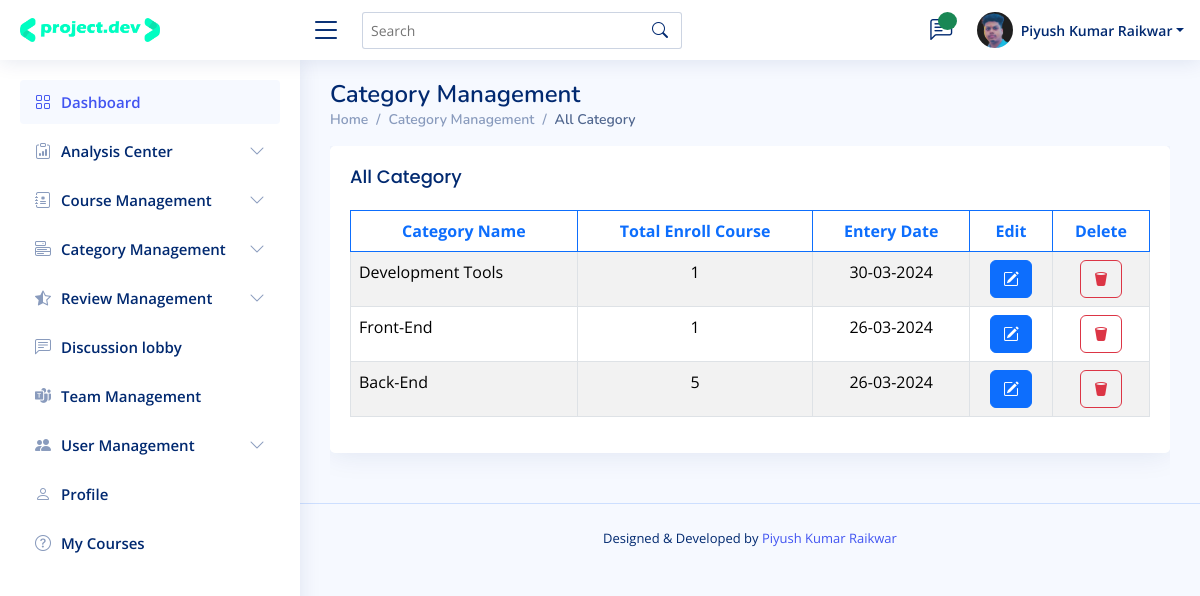
The page /admin/category_management_read.php (signed in) on the database its author committed.
### tables this page shows
CREATE TABLE `category` (
  `category_id` int(11) NOT NULL,
  `category_name` varchar(255) NOT NULL,
  `num_of_record` int(11) NOT NULL,
  `category_entry_date` varchar(255) NOT NULL,
  `user_id` int(11) NOT NULL,
  `user_email` varchar(255) NOT NULL,
  `active_record` varchar(255) NOT NULL DEFAULT 'Yes'
);

### admin/category_management_read.php (the view)
<?php include('admin_header.php');
include('private_files/system_configure_setting.php'); ?>
<body>
  <?php include("navbar.php") ?>
  <?php include('sidebar.php') ?>
  <main id="main" class="main">
    <div class="pagetitle">
      <h1>Category Management</h1>
      <nav>
        <ol class="breadcrumb">
          <li class="breadcrumb-item"><a href="index.php">Home</a></li>
          <li class="breadcrumb-item">Category Management</li>
          <li class="breadcrumb-item active">All Category</li>
        </ol>
      </nav>
    </div>
    <section class="section overflow-x-scroll">
      <div class="row">
        <div class="col-lg-12">
          <div class="card">
            <div class="card-body">
              <h5 class="card-title">All Category</h5>
              <table class="table datatable table-striped table-hover table-bordered">
                <thead>
                  <tr>
                    <th class="border border-primary text-primary text-center">Category Name</th>
                    <th class="border border-primary text-primary text-center">Total Enroll Course</th>
                    <th class="border border-primary text-primary text-center">Entery Date</th>
                    <th class="border border-primary text-primary text-center">Edit</th>
                    <th class="border border-primary text-primary text-center">Delete</th>
                  </tr>
                </thead>
                <tbody>
                  <?php
                  $sql_fetch_all_category = "SELECT * FROM category WHERE active_record = 'Yes' ORDER BY category_id DESC";
                  $result_sql_fetch_all_category = mysqli_query($conn, $sql_fetch_all_category) or die("Query Failed!!");
                  if (mysqli_num_rows($result_sql_fetch_all_category) > 0) {
                    while ($row_sql_fetch_all_category = mysqli_fetch_assoc($result_sql_fetch_all_category)) {
                  ?>
                      <tr style="cursor: pointer;">
                        <td><?php echo $row_sql_fetch_all_category['category_name'] ?></td>
                        <td class='text-center'><?php echo $row_sql_fetch_all_category['num_of_record'] ?></td>
                        <td class='text-center'><?php echo $row_sql_fetch_all_category['category_entry_date'] ?></td>
                        <td class='text-center'><a href="category_management_edit.php?id=<?php echo ($row_sql_fetch_all_category["category_id"]) ?>" class='btn btn-primary'><i class="bi bi-pencil-square"></i></a></td>
                        <td class='text-center'><a href="middleware_auth_category_management_delete.php?id=<?php echo ($row_sql_fetch_all_category["category_id"]) ?>" class="btn btn-outline-danger"><i class="bi bi-trash2-fill"></i></a></td>
                      </tr>
                  <?php }
                  } ?>
                </tbody>
              </table>
            </div>
          </div>
        </div>
      </div>
    </section>
  </main>
  <?php include('admin_footer.php') ?>

### admin/assets/css/style.css (style rules this page uses)
:root { scroll-behavior: smooth; }
body { font-family: "Open Sans", sans-serif; background: #f6f9ff; color: #444444; }
a { color: #4154f1; text-decoration: none; }
h1, h2, h3, h4, h5, h6 { font-family: "Nunito", sans-serif; }
#main { margin-top: 60px; padding: 20px 30px; transition: all 0.3s; }
.pagetitle { margin-bottom: 10px; }
.pagetitle h1 { font-size: 24px; margin-bottom: 0; font-weight: 600; color: #012970; }
.card { margin-bottom: 30px; border: none; border-radius: 5px; box-shadow: 0px 0 30px rgba(1, 41, 112, 0.1); }
.card-title { padding: 20px 0 15px 0; font-size: 18px; font-weight: 500; color: #012970; font-family: "Poppins", sans-serif; }
.card-body { padding: 0 20px 20px 20px; }
.breadcrumb { font-size: 14px; font-family: "Nunito", sans-serif; color: #899bbd; font-weight: 600; }
.breadcrumb a { color: #899bbd; transition: 0.3s; }
.breadcrumb .breadcrumb-item::before { color: #899bbd; }
.breadcrumb .active { color: #51678f; font-weight: 600; }
@media (min-width: 1200px) { #main, #footer { margin-left: 300px; } }

### rows shown on the page
category: category_name "Development Tools", num_of_record "1", category_entry_date "30-03-2024"
category: category_name "Front-End", num_of_record "1", category_entry_date "26-03-2024"
category: category_name "Back-End", num_of_record "5", category_entry_date "26-03-2024"

### other values the page prints
$_SESSION['username'] "Piyush Kumar Raikwar"
